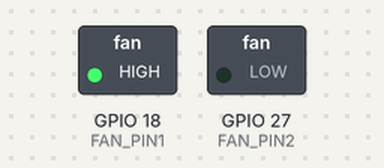
Simulated run of this program. Board: Raspberry Pi (BCM pin numbers). On the bench: switched loads named in the program (green lamp = pin HIGH). What the program prints to the terminal is not drawn.

Above: at 1.5 s.
At 3.5 s:
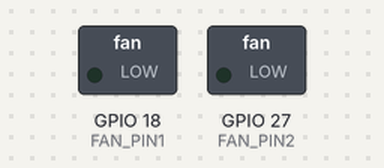
Timing chart, 0 to 5.2 s (numbered marks = the images above):
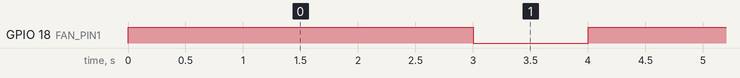

Measured:
- by itself, GPIO 18 (FAN_PIN1): alternates HIGH for 3.0 s and LOW for 1.0 s

The program:

ex4.py
```python
import RPi.GPIO as GPIO
from time import sleep

ON = 1
OFF = 0

FAN_PIN1 = 18
FAN_PIN2 = 27

def onFan():
    GPIO.output(FAN_PIN1, GPIO.HIGH) # 팬 작동
    GPIO.output(FAN_PIN2, GPIO.LOW) # 무조건 off

def offFan():
    GPIO.output(FAN_PIN1, GPIO.LOW)
    GPIO.output(FAN_PIN2, GPIO.LOW)

def main():
    GPIO.setmode(GPIO.BCM)
    GPIO.setwarnings(False)
    GPIO.setup(FAN_PIN1, GPIO.OUT, initial=False)
    GPIO.setup(FAN_PIN2, GPIO.OUT, initial=False)
    print("Setup FAN pin as outputs")
    print("main() program")

    try :
        while True:
            onFan()
            sleep(3.0)
            offFan()
            sleep(1.0)

    except KeyboardInterrupt:
        GPIO.cleanup()

if __name__ == '__main__':
    main()
```
